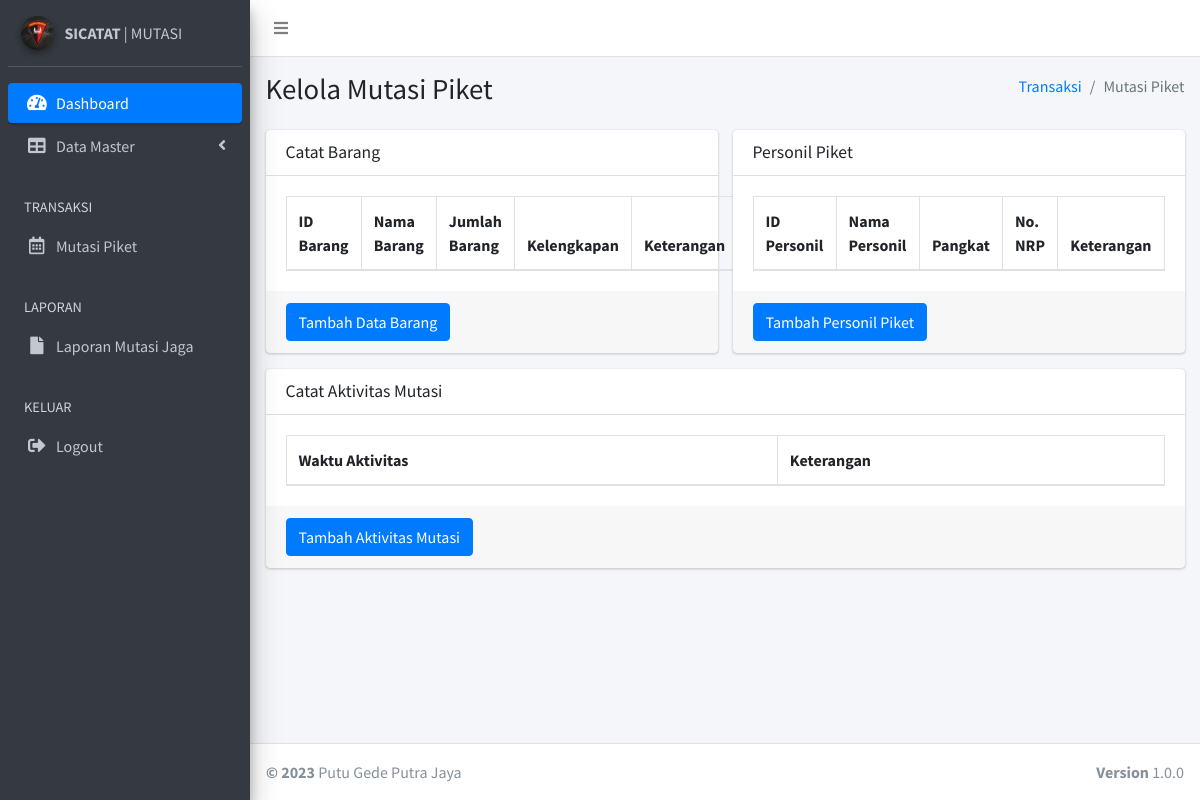
The app's page /detil_mutasijaga.php?id=9 (signed in), older data.
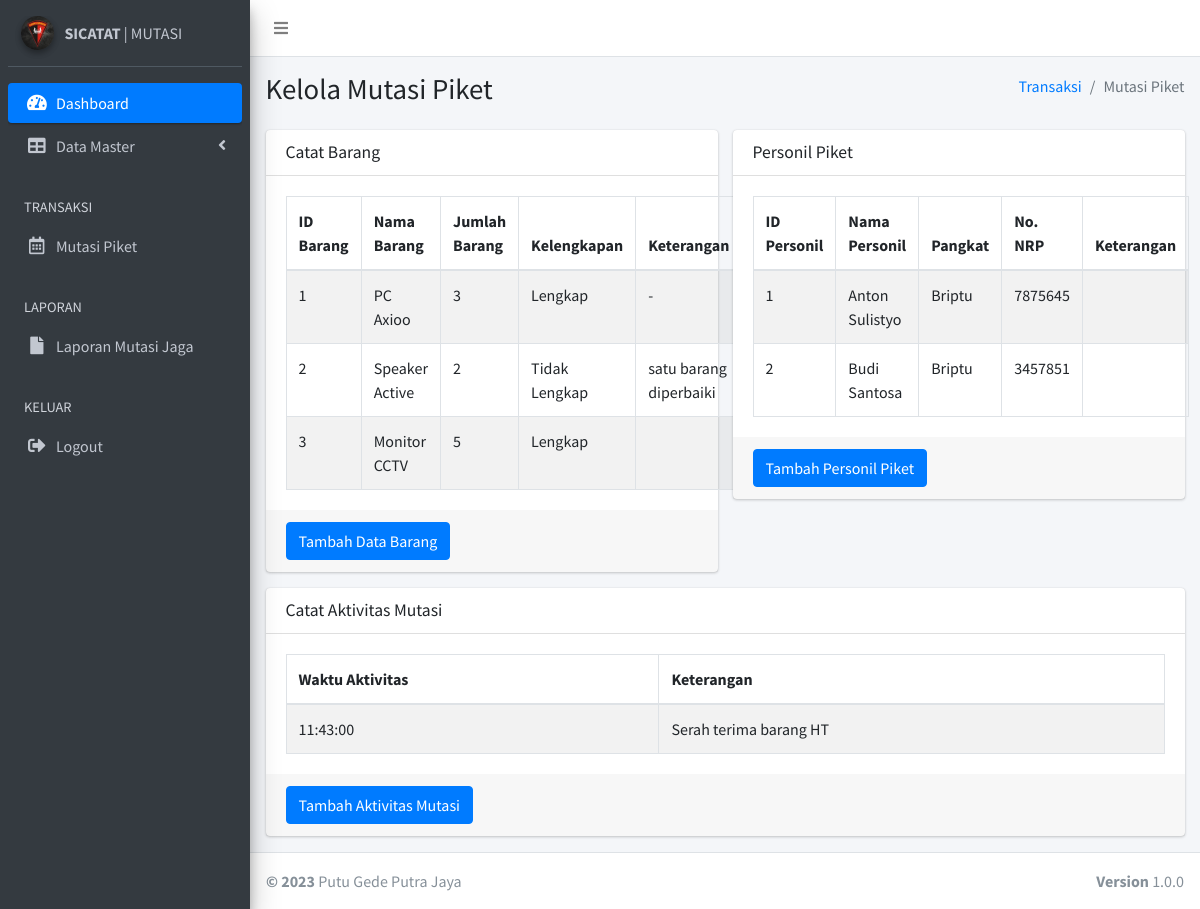
The same page, newer data.
### tables this page shows
CREATE TABLE `tb_detil_mutasi_barang` (
  `id_mutasi_jaga` int NOT NULL,
  `id_barang` int NOT NULL,
  `kelengkapan` varchar(20) DEFAULT NULL,
  `keterangan` text,
  PRIMARY KEY (`id_mutasi_jaga`,`id_barang`)
);

CREATE TABLE `tb_barang` (
  `id_barang` int NOT NULL AUTO_INCREMENT,
  `nama_barang` varchar(1024) DEFAULT NULL,
  `jml_barang` varchar(1024) DEFAULT NULL,
  `status_brg` smallint DEFAULT NULL,
  PRIMARY KEY (`id_barang`)
);

CREATE TABLE `tb_detil_mutasi_personil` (
  `id_mutasi_jaga` int NOT NULL,
  `id_personil` int NOT NULL,
  PRIMARY KEY (`id_mutasi_jaga`,`id_personil`)
);

CREATE TABLE `tb_personil` (
  `id_personil` int NOT NULL AUTO_INCREMENT,
  `nama_personil` varchar(1024) DEFAULT NULL,
  `pangkat_personil` varchar(1024) DEFAULT NULL,
  `nrp_personil` int DEFAULT NULL,
  `status_personil` smallint DEFAULT NULL,
  PRIMARY KEY (`id_personil`)
);

CREATE TABLE `tb_list_mutasi` (
  `id_list_mutasi` int NOT NULL AUTO_INCREMENT,
  `id_mutasi_jaga` int DEFAULT NULL,
  `waktu_mutasi` time DEFAULT NULL,
  `keterangan_mutasi` varchar(1024) DEFAULT NULL,
  PRIMARY KEY (`id_list_mutasi`)
);

### detil_mutasijaga.php (the view, shortened to what the changed rows need)
<?php
    include "koneksi.php";
$idmutasi=$_GET['id'];
?>
<!DOCTYPE html>
<html>
<head>
  <link rel="stylesheet" href="plugins/fontawesome-free/css/all.min.css">
  <link rel="stylesheet" href="https://code.ionicframework.com/ionicons/2.0.1/css/ionicons.min.css">
  <link rel="stylesheet" href="plugins/datatables-bs4/css/dataTables.bootstrap4.css">
  <link rel="stylesheet" href="dist/css/adminlte.min.css">
</head>
<body class="hold-transition sidebar-mini">
<div class="wrapper">
  <div class="content-wrapper">
    <section class="content-header">
      <div class="container-fluid">
        <div class="row mb-2">
          <div class="col-sm-6">
            <h1>Kelola Mutasi Piket</h1>
          </div>
        </div>
      </div>
    </section>
    <section class="content">
      <div class="container-fluid">
        <div class="row">
          <div class="col-md-6">
            <div class="card card-primary">
                <div class="card-body">
                <table class="table table-bordered table-striped">
                <thead>
                <tr>
                  <th>ID Barang</th>
                  <th>Nama Barang</th>
                  <th>Jumlah Barang</th>
                  <th>Kelengkapan</th>
                  <th>Keterangan</th>
                </tr>
                </thead>
                <tbody>
          <?php
          $query = mysqli_query($conn,"SELECT `tb_detil_mutasi_barang`.*, tb_barang.nama_barang, tb_barang.jml_barang
                                      FROM `tb_detil_mutasi_barang`,tb_barang
                                      WHERE `tb_detil_mutasi_barang`.id_barang=tb_barang.id_barang AND id_mutasi_jaga='$idmutasi'");
          while ($data = mysqli_fetch_assoc($query))
          {
          ?>
            <tr>
              <td><?php echo $data['id_barang']; ?></td>
              <td><?php echo $data['nama_barang']; ?></td>
              <td><?php echo $data['jml_barang']; ?></td>
              <td><?php echo $data['kelengkapan']; ?></td>
              <td><?php echo $data['keterangan']; ?></td>
            </tr>
          <?php
          }
          ?>
        </tbody>
              </table>
                </div>
            </div>
          </div>
          <div class="col-md-6">
            <div class="card card-warning">
              <div class="card-body">
              <table class="table table-bordered table-striped">
                <thead>
                <tr>
                  <th>ID Personil</th>
                  <th>Nama Personil</th>
                  <th>Pangkat</th>
                  <th>No. NRP</th>
                  <th>Keterangan</th>
                </tr>
                </thead>
                <tbody>
          <?php
          $query = mysqli_query($conn,"SELECT tb_detil_mutasi_personil.*, tb_personil.nama_personil, tb_personil.pangkat_personil, tb_personil.nrp_personil
                                        FROM tb_detil_mutasi_personil, tb_personil
                                        WHERE tb_detil_mutasi_personil.id_personil=tb_personil.id_personil
                                        AND id_mutasi_jaga='$idmutasi'");
          while ($data = mysqli_fetch_assoc($query))
          {
          ?>
            <tr>
              <td><?php echo $data['id_personil']; ?></td>
              <td><?php echo $data['nama_personil']; ?></td>
              <td><?php echo $data['pangkat_personil']; ?></td>
              <td><?php echo $data['nrp_personil']; ?></td>
              <td><?php echo $data['keterangan']; ?></td>
            </tr>
          <?php
          }
          ?>
        </tbody>
              </table>
              </div>
            </div>
          </div>
          <div class="col-md-12">
            <div class="card card-primary">
                <div class="card-body">
              <table class="table table-bordered table-striped">
                <thead>
                <tr>
                  <th>Waktu Aktivitas</th>
                  <th>Keterangan</th>
                </tr>
                </thead>
                <tbody>
          <?php
          $query = mysqli_query($conn,"SELECT * FROM tb_list_mutasi WHERE id_mutasi_jaga='$idmutasi'");
          while ($data = mysqli_fetch_assoc($query))
          {
          ?>
            <tr>
              <td><?php echo $data['waktu_mutasi']; ?></td>
              <td><?php echo $data['keterangan_mutasi']; ?></td>
            </tr>
          <?php
          }
          ?>
        </tbody>
              </table>
                </div>
            </div>
          </div>
        </div>
      </div>
    </section>
  </div>
</div>
</body>
</html>

Row changes from the older to the newer data that the page shows:
added tb_detil_mutasi_barang: id_barang "1", id_barang.nama_barang "PC Axioo", id_barang.jml_barang "3", kelengkapan "Lengkap", keterangan "-"
added tb_detil_mutasi_barang: id_barang "2", id_barang.nama_barang "Speaker Active", id_barang.jml_barang "2", kelengkapan "Tidak Lengkap", keterangan "satu barang diperbaiki"
added tb_detil_mutasi_barang: id_barang "3", id_barang.nama_barang "Monitor CCTV", id_barang.jml_barang "5", kelengkapan "Lengkap"
added tb_detil_mutasi_personil: id_personil "1", id_personil.nama_personil "Anton Sulistyo", id_personil.pangkat_personil "Briptu", id_personil.nrp_personil "7875645"
added tb_detil_mutasi_personil: id_personil "2", id_personil.nama_personil "Budi Santosa", id_personil.pangkat_personil "Briptu", id_personil.nrp_personil "3457851"
now on this page (row edited): tb_list_mutasi: waktu_mutasi "11:43:00", keterangan_mutasi "Serah terima barang HT"
